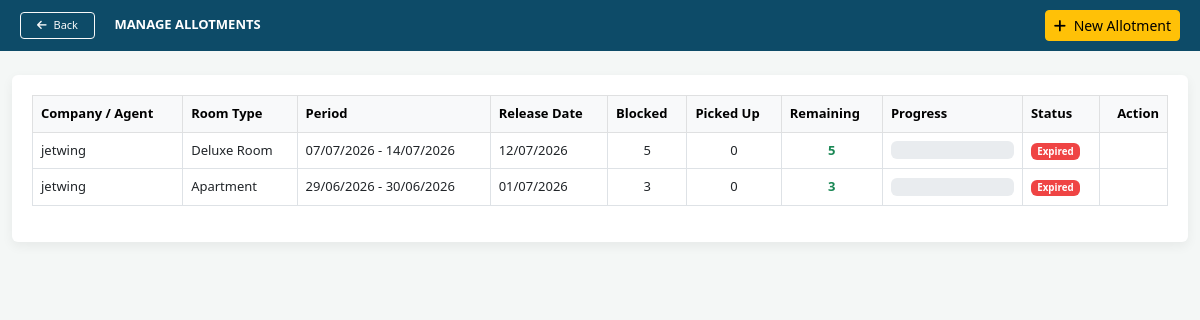
Page /manage_allotments.php (signed in) on the committed database.
### tables this page shows
CREATE TABLE `allotments` (
  `allotment_id` int(11) NOT NULL,
  `company_name` varchar(150) NOT NULL,
  `room_type` varchar(50) NOT NULL,
  `total_blocked` int(11) NOT NULL,
  `rooms_picked` int(11) DEFAULT 0,
  `date_from` date NOT NULL,
  `date_to` date NOT NULL,
  `release_date` date NOT NULL,
  `status` enum('Active','Released','Expired') DEFAULT 'Active',
  `notes` text DEFAULT NULL,
  `created_at` timestamp NOT NULL DEFAULT current_timestamp()
);

### manage_allotments.php (the view, shortened to what this page needs)
<?php
include 'includes/db.php';
$conn->query("UPDATE allotments SET status='Expired' WHERE status='Active' AND release_date < CURDATE()");
$result = $conn->query("SELECT * FROM allotments ORDER BY allotment_id DESC");
?>
<!DOCTYPE html>
<html lang="en">
<head>
<link href="https://cdn.jsdelivr.net/npm/bootstrap@5.3.0/dist/css/bootstrap.min.css" rel="stylesheet">
<link rel="stylesheet" href="https://cdnjs.cloudflare.com/ajax/libs/font-awesome/6.0.0/css/all.min.css">
</head>
<body>
<div class="top-navbar d-flex justify-content-between align-items-center">
    <div>
        <a href="javascript:history.back()" class="btn btn-sm btn-outline-light me-3 py-1 px-3" style="font-size: 11px;">
            <i class="fas fa-arrow-left me-1"></i> Back
        </a>
        <strong>MANAGE ALLOTMENTS</strong>
    </div>
    <button class="btn btn-sm btn-warning" data-bs-toggle="modal" data-bs-target="#addAllotmentModal">
        <i class="fas fa-plus me-1"></i> New Allotment
    </button>
</div>
<div class="container-fluid mt-4">
    <div class="panel">
        <table class="table table-bordered table-hover align-middle">
            <thead class="table-light">
                <tr>
                    <th>Company / Agent</th>
                    <th>Room Type</th>
                    <th>Period</th>
                    <th>Release Date</th>
                    <th>Blocked</th>
                    <th>Picked Up</th>
                    <th>Remaining</th>
                    <th>Progress</th>
                    <th>Status</th>
                    <th class="text-end">Action</th>
                </tr>
            </thead>
            <tbody>
                <?php if($result && $result->num_rows > 0): while($row = $result->fetch_assoc()):
                    $remaining = $row['total_blocked'] - $row['rooms_picked'];
                    $badge_class = $row['status']=='Active' ? 'badge-active' : ($row['status']=='Released' ? 'badge-released' : 'badge-expired');
                ?>
                <tr>
                    <td><?= htmlspecialchars($row['company_name']) ?></td>
                    <td><?= htmlspecialchars($row['room_type']) ?></td>
                    <td><?= date('d/m/Y', strtotime($row['date_from'])) ?> - <?= date('d/m/Y', strtotime($row['date_to'])) ?></td>
                    <td><?= date('d/m/Y', strtotime($row['release_date'])) ?></td>
                    <td class="text-center"><?= $row['total_blocked'] ?></td>
                    <td class="text-center"><?= $row['rooms_picked'] ?></td>
                    <td class="text-center fw-bold <?= $remaining<=0 ? 'text-danger' : 'text-success' ?>"><?= $remaining ?></td>
                    <td style="width:140px;">
                        <div class="progress">
                        </div>
                    </td>
                    <td><span class="badge <?= $badge_class ?>"><?= $row['status'] ?></span></td>
                    <td class="text-end">
                    </td>
                </tr>
                <?php endwhile; else: ?>
                <tr><td colspan="10" class="text-center text-muted py-4">No allotments created yet.</td></tr>
                <?php endif; ?>
            </tbody>
        </table>
    </div>
</div>
</body>
</html>

### manage_allotments.php (style rules this page uses)
body { background:#f4f7f6; font-family:'Segoe UI',sans-serif; font-size:13px; }
.top-navbar { background-color:#0d4b68; color:#fff; padding:10px 20px; }
.panel { background:#fff; padding:20px; border-radius:6px; box-shadow:0 4px 12px rgba(0,0,0,0.06); }
.progress { height:18px; }
.badge-expired { background:#ef4444; }

### rows in the picture
allotments: company_name "jetwing", room_type "Deluxe Room", date_from "07/07/2026", date_to "14/07/2026", release_date "12/07/2026", total_blocked "5", rooms_picked "0", status "Expired"
allotments: company_name "jetwing", room_type "Apartment", date_from "29/06/2026", date_to "30/06/2026", release_date "01/07/2026", total_blocked "3", rooms_picked "0", status "Expired"
